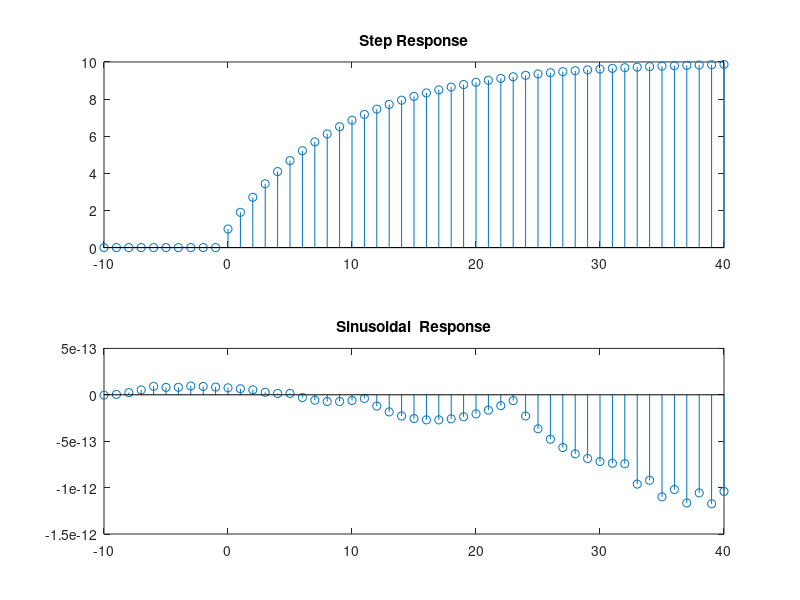

Recreate this plot in MATLAB.
%% Problem - 01
clear; clc; close all;
format compact;

%% Answer - (i)
% H(z)  = 1/(1 - 0.9z^-1)
% Y(z) * (1 - 0.9z^-1) = X(z)
% Y(z) - 0.9*z^-1*Y(z) = X(z)
% y(n) - 0.9*y(n-1) = x(n)

%% Answer - (ii)
a = [1 -0.9]; b = [1];
n = -10:40;
step = n>=0;
stepResponse =  filter(b,a,step);
subplot(211); stem(n,stepResponse); title("Step Response")

sinusoid = sin(2*pi*10*n);
sinusoidResponse = filter(b,a, sinusoid);
subplot(212); stem(n,sinusoidResponse); title("Sinusoidal  Response")
